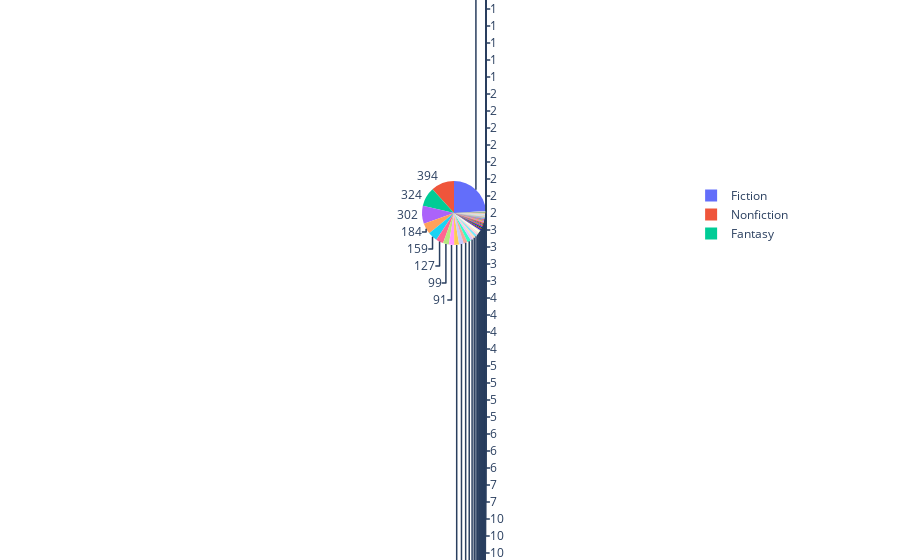

The code cell stored with this chart in its notebook:
### Code cell
import plotly.express as px

fig = px.pie(books, values=books['Genre'].value_counts().values, names=books['Genre'].value_counts().index)
fig.update_traces(hoverinfo='label+percent', textinfo='value')

### Figure 1 — Plotly figure (JSON) as saved in the notebook; plotly's stock layout.template omitted (floating-point values rounded to 4 significant figures)
{"data": [{"domain": {"x": [0, 1], "y": [0, 1]}, "hoverinfo": "label+percent", "hovertemplate": "label=%{label}<br>value=%{value}<extra></extra>", "labels": ["Fiction", "Nonfiction", "Fantasy", "Classics", "Young Adult", "Historical", "Mystery", "Science Fiction", "Horror", "Romance", "Thriller", "History", "Contemporary", "Philosophy", "Plays", "Poetry", "Childrens", "Self Help", "Science", "Sequential Art", "Drama", "Christian", "Epic", "Psychology", "Humor", "Novels", "Short Stories", "Religion", "Autobiography", "Biography", "Spirituality", "Crime", "Business", "Economics", "Feminism", "Book Club", "Paranormal", "Erotica", "Womens Fiction", "Travel", "Parenting", "New Adult", "Politics", "Cultural", "Dark", "Education", "Adventure", "Adult", "Animals", "Art", "Inspirational", "Holiday", "Christian Fiction", "Language", "Westerns", "Esoterica", "Realistic Fiction", "Shapeshifters", "Suspense", "Polyamorous", "War", "Literature", "Academic", "Marriage", "Modern", "Medical", "Health", "Gothic", "Literary Fiction", "Design", "LGBT", "Music", "Food and Drink", "Magical Realism", "Occult", "Apocalyptic", "Comics"], "legendgroup": "", "name": "", "showlegend": true, "textinfo": "value", "type": "pie", "values": [805, 394, 324, 302, 184, 159, 127, 99, 91, 82, 80, 66, 65, 47, 42, 39, 35, 26, 23, 21, 20, 20, 20, 19, 19, 18, 18, 15, 13, 13, 12, 11, 10, 10, 10, 7, 7, 6, 6, 6, 5, 5, 5, 5, 4, 4, 4, 4, 3, 3, 3, 3, 2, 2, 2, 2, 2, 2, 2, 2, 1, 1, 1, 1, 1, 1, 1, 1, 1, 1, 1, 1, 1, 1, 1, 1, 1]}], "layout": {"legend": {"tracegroupgap": 0}, "margin": {"t": 60}}}
